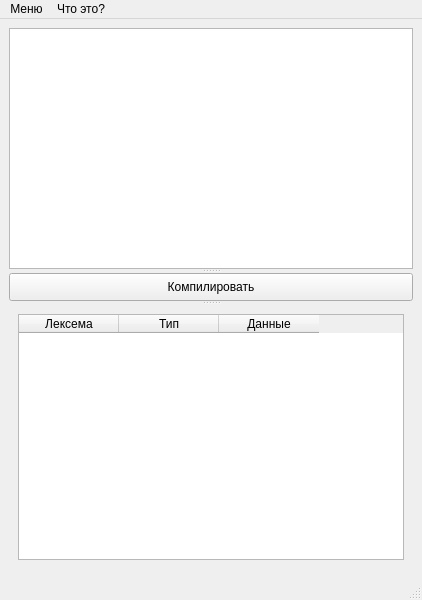
<?xml version="1.0" encoding="UTF-8"?>
<ui version="4.0">
 <class>UI</class>
 <widget class="QMainWindow" name="UI">
  <property name="geometry">
   <rect>
    <x>0</x>
    <y>0</y>
    <width>422</width>
    <height>600</height>
   </rect>
  </property>
  <property name="windowTitle">
   <string>Compiler_Pro</string>
  </property>
  <widget class="QWidget" name="centralwidget">
   <layout class="QVBoxLayout" name="verticalLayout_5">
    <item>
     <widget class="QSplitter" name="splitter">
      <property name="orientation">
       <enum>Qt::Vertical</enum>
      </property>
      <widget class="QPlainTextEdit" name="inputTextEdit"/>
      <widget class="QPushButton" name="compileButton">
       <property name="text">
        <string>Компилировать</string>
       </property>
      </widget>
      <widget class="QStackedWidget" name="stackedWidget">
       <property name="currentIndex">
        <number>0</number>
       </property>
       <widget class="QWidget" name="page">
        <layout class="QVBoxLayout" name="verticalLayout">
         <item>
          <widget class="QTableWidget" name="LexTable">
           <column>
            <property name="text">
             <string>Лексема</string>
            </property>
           </column>
           <column>
            <property name="text">
             <string>Тип</string>
            </property>
           </column>
           <column>
            <property name="text">
             <string>Данные</string>
            </property>
           </column>
          </widget>
         </item>
        </layout>
       </widget>
       <widget class="QWidget" name="page_2">
        <layout class="QVBoxLayout" name="verticalLayout_2">
         <item>
          <widget class="QPlainTextEdit" name="rulesTextEdit"/>
         </item>
        </layout>
       </widget>
       <widget class="QWidget" name="page_3">
        <layout class="QVBoxLayout" name="verticalLayout_3">
         <item>
          <widget class="QPlainTextEdit" name="objectCodeTextEdit"/>
         </item>
        </layout>
       </widget>
       <widget class="QWidget" name="page_4">
        <layout class="QVBoxLayout" name="verticalLayout_4">
         <item>
          <widget class="QPlainTextEdit" name="optimizedCodeTextEdit"/>
         </item>
        </layout>
       </widget>
      </widget>
     </widget>
    </item>
   </layout>
  </widget>
  <widget class="QMenuBar" name="menubar">
   <property name="geometry">
    <rect>
     <x>0</x>
     <y>0</y>
     <width>422</width>
     <height>25</height>
    </rect>
   </property>
   <widget class="QMenu" name="menu">
    <property name="title">
     <string>Меню</string>
    </property>
    <addaction name="lexTableAction"/>
    <addaction name="ruleAction"/>
    <addaction name="objectCodeAction"/>
    <addaction name="optimizedCodeAction"/>
   </widget>
   <widget class="QMenu" name="menu_2">
    <property name="title">
     <string>Что это?</string>
    </property>
    <addaction name="aboutAction"/>
   </widget>
   <addaction name="menu"/>
   <addaction name="menu_2"/>
  </widget>
  <widget class="QStatusBar" name="statusbar"/>
  <action name="lexTableAction">
   <property name="text">
    <string>Таблица Лексем</string>
   </property>
  </action>
  <action name="ruleAction">
   <property name="text">
    <string>Правила синтаксического анализа</string>
   </property>
  </action>
  <action name="objectCodeAction">
   <property name="text">
    <string>Объектный код</string>
   </property>
  </action>
  <action name="optimizedCodeAction">
   <property name="text">
    <string>Оптимизированный код</string>
   </property>
  </action>
  <action name="aboutAction">
   <property name="text">
    <string>О программе</string>
   </property>
  </action>
 </widget>
 <resources/>
 <connections/>
</ui>
